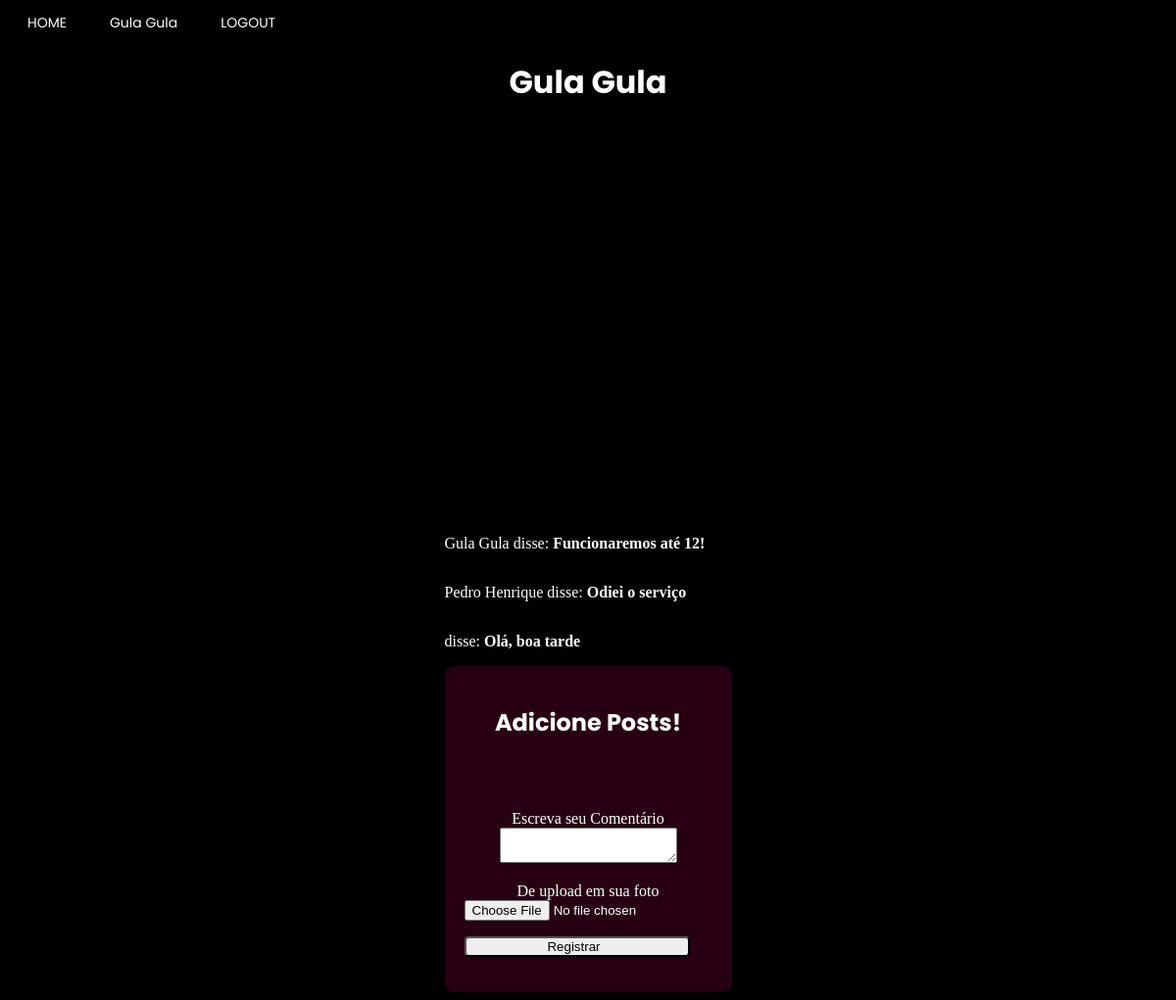
The page /enterprise_page/Gula Gula (signed in) on the database its author committed.
### app/model.py (models this page shows, shortened)
class empresa(UserMixin, db.Model):
    __tablename__ = "empresa"
    id = db.Column(db.Integer,primary_key=True)
    enterprise_name = db.Column(db.String(64), index=True, unique=True)
    email = db.Column(db.String(120), index=True, unique=True)
    password_hash = db.Column(db.String(120))
    city = db.Column(db.String(120))
    latitude = db.Column(db.Float)
    longitude = db.Column(db.Float)
    district = db.Column(db.String(50))
    street = db.Column(db.String(120))
    posts = db.relationship("Post", backref="enterprise")

class Post(db.Model):
    id = db.Column(db.Integer, primary_key=True)
    body = db.Column(db.String(140))
    image = db.Column(db.String(200))
    timestamp = db.Column(db.Integer, index=True)
    empresa_id = db.Column(db.Integer, db.ForeignKey('empresa.id'))
    author_id = db.Column(db.Integer())

class usuario(UserMixin, db.Model):
    __tablename__ = "usuario"
    id = db.Column(db.Integer, primary_key=True)
    username = db.Column(db.String(64), index=True, unique=True)
    email = db.Column(db.String(120), index=True, unique=True)
    password_hash = db.Column(db.String(120))
    city = db.Column(db.String(120))
    district = db.Column(db.String(50))
    age = db.Column(db.Integer)

### app/routes.py (the view, shortened to what this page needs)
@app.route("/enterprise_page/<name>", methods=["POST", "GET"])
@login_required
def enterprise_page_specific(name):
    form = Comments()
    enterpriseS= empresa.query.filter_by(enterprise_name=name).first()
    return render_template('enterprise_page.html', title=name, css_file="enterprise_page.css",user=current_user, usuario=usuario, enterprise=empresa, posts=Post.query.filter_by(empresa_id=enterpriseS.id), form=form)

### app/forms.py
class Comments(FlaskForm):
    files = FileField("De upload em sua foto")
    text = TextAreaField("Escreva seu Comentário", validators=[DataRequired("Escreva seu comentário!")])
    submit = SubmitField("Registrar")

### app/model.py (called while the page is built)
@login.user_loader
def load_user(id):
    if usuario.query.get(int(id)):
        load = usuario.query.get(int(id))
    else:
        load = empresa.query.get(int(id))
    return load

### app/templates/enterprise_page.html (shortened to what this page needs)
{% extends "base.html" %}
{% block content %}
<h1>{{title}}</h1>
<div id="map"></div>
<div class="alignment">
{% for post in posts%}
{% if usuario.query.filter_by(id = post.author_id).first().username %}
<div><p>{{ usuario.query.filter_by(id = post.author_id).first().username }} disse: <b>{{ post.body }}</b></p></div>
{% else %}
<div><p>{{ enterprise.query.filter_by(id = post.author_id).first().enterprise_name }} disse: <b>{{ post.body }}</b></p></div>
{% endif %}
{% endfor %}
<section class="container">
  {% if current_user.username %}
  <h1>Envie-nos seu feedback</h1><br><br>
  {% else %}
  <h1>Adicione Posts!</h1><br><br>
  {% endif %}
      <form action="{{url_for('enterprise_page_specific', name = title)}}", method='post', novalidate>
          <div class="inputs">
            <p>
                {{ form.text.label }}<br>
                {{ form.text(size=32) }}<br>
            </p>
            <p>
                {{ form.files.label }}<br>
                {{ form.files(size=32) }}<br>
            </p>
        </div>
        <p>{{ form.submit() }}</p>
      </form>
    </section>
</div>
{% endblock %}

### app/templates/base.html (shortened to what this page needs)
<!DOCTYPE html>
<html>
    <head>
        {% if css_file%}
            <link rel="stylesheet" type="text/css" href="{{ url_for('static', filename=css_file) }}">
        {% else %}
            <link rel="stylesheet" type="text/css" href="{{ url_for('static', filename='user_page.css') }}">
        {% endif %}
    </head>
    <body>
        <header class="menu">
            <a href="{{ url_for('main_page') }}" class="button">HOME</a>
            {% if user.is_authenticated %}
            {% if user.username %}
            <a href="{{ url_for('user_page')}}"class="button">{{user.username}}</a>
            {% else %}
            <a href="{{ url_for('enterprise_page_specific', name=user.enterprise_name)}}"class="button">{{user.enterprise_name}}</a>
            {% endif%}
            <a href="{{ url_for('logout') }}" class="button">LOGOUT</a>
            {% else %}
            <a href="{{ url_for('enterprise_register_page') }}" class="button">SEJA UM ANUNCIANTE</a>
            <a href="{{ url_for('user_register_page') }}" class="button">REGISTRO</a>
            <a href="{{ url_for('login_page') }}" class="button">LOGIN</a>
            {% endif %}
        </header>
        {% block content %}{% endblock %}
    </body>
</html>

### app/static/enterprise_page.css (style rules this page uses)
body { background: black; background-image: url("https://www.pixel4k.com/wp-content/uploads/2021/05/abstract-waving-4k_1620165379-1536x960.jpg"); background-repeat: no-repeat; background-size: cover; }
p { color:white; }
h1 { color:white; font-family:Poppins; display:grid; align-items: center; justify-content: center; }
#map { height: 400px; width: 70%; border-radius: 8px; margin: auto; }
.alignment { display: grid; align-items: center; justify-content: center; }
section.container { background-color: rgba(87, 02, 43, 0.45); border-radius: 10px; align-items: center; justify-content: center; padding: 20px; }
.inputs input { outline: none; }
.inputs { margin: auto; text-align: center; }
.inputs input::placeholder { color: rgba(13, 0, 26, 0.8); }
form input[type=submit] { border-radius: 4px; padding-left: 0px; width: 230px; transition: all 0.3s ease; }

### app/static/base.css (style rules this page uses)
header.menu { align-items: left; justify-content: start; }
a.button { border: none; color: white; padding: 5px 20px; text-align: right; text-decoration: none; display: inline-block; font-size: 14px; z-index: 99; right: 30px; font-family:'Poppins'; }

### rows shown on the page
empresa: enterprise_name "Gula Gula", query.filter_by "Gula Gula"
Post: body "Funcionaremos até 12!"
Post: body "Odiei o serviço"
usuario: query.filter_by "Pedro Henrique"
Post: body "Olá, boa tarde"
